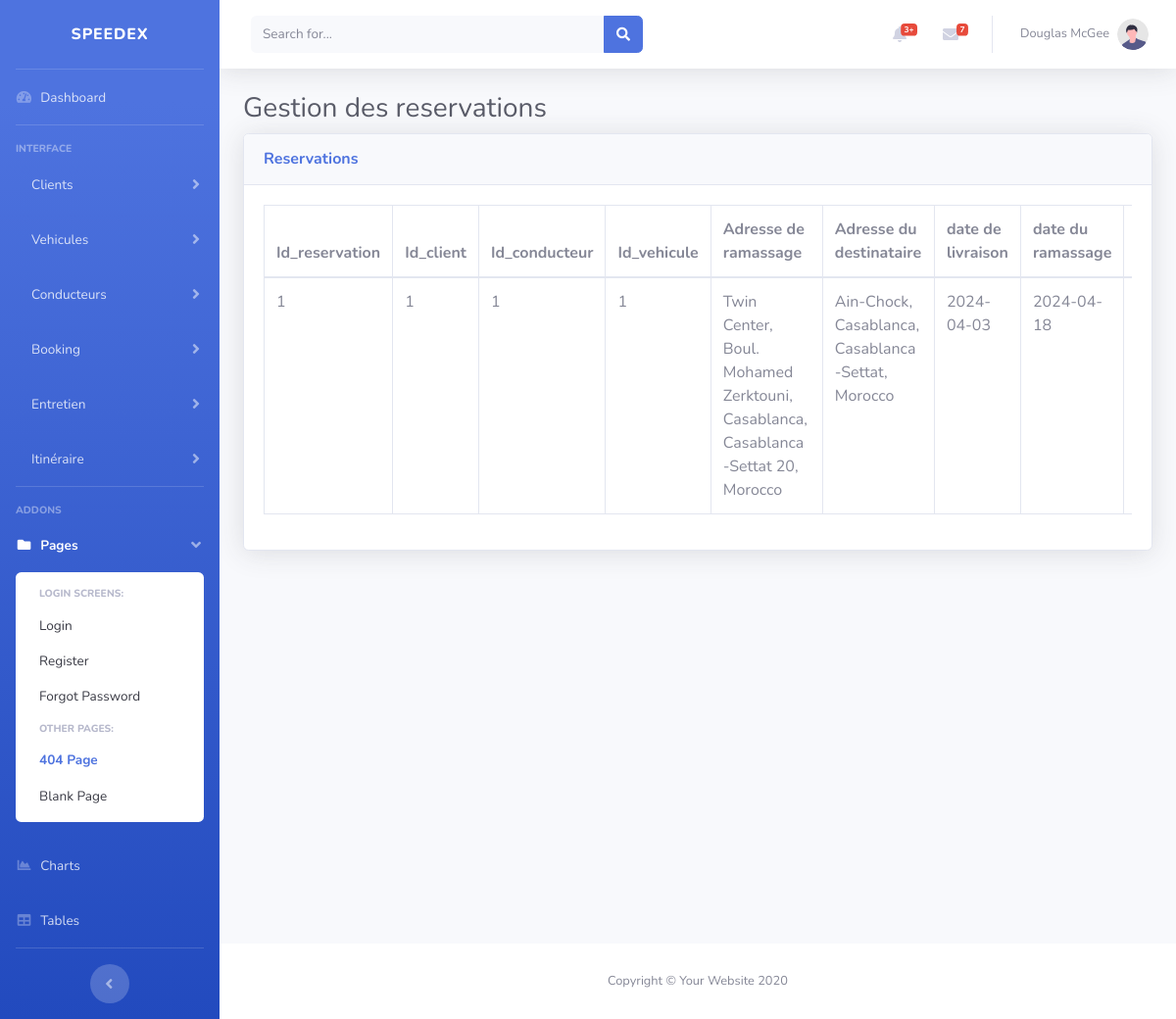
/listereservation.php, run on the app's committed database.
### tables this page shows
CREATE TABLE `booking` (
  `id_booking` int(11) NOT NULL,
  `id_client` int(11) NOT NULL,
  `id_conducteur` int(11) NOT NULL,
  `id_vehicule` int(11) NOT NULL,
  `adresse_ramassage` varchar(200) NOT NULL,
  `adresse_destinataire` varchar(200) NOT NULL,
  `date_ramassage` date NOT NULL,
  `date_livraison` date NOT NULL,
  `prix` float NOT NULL
);

### listereservation.php (the view, shortened to what this page needs)
<!DOCTYPE html>
<html lang="en">
<head>
    <link href="vendor/fontawesome-free/css/all.min.css" rel="stylesheet" type="text/css">
    <link href="css/sb-admin-2.min.css" rel="stylesheet">
</head>
<body id="page-top">
    <div id="wrapper">
        <ul class="navbar-nav bg-gradient-primary sidebar sidebar-dark accordion" id="accordionSidebar">
            <a class="sidebar-brand d-flex align-items-center justify-content-center" href="index.html">
                <div class="sidebar-brand-text mx-3">SpeedEx</div>
            </a>
            <hr class="sidebar-divider my-0">
            <li class="nav-item">
                <a class="nav-link" href="index.html">
                    <i class="fas fa-fw fa-tachometer-alt"></i>
                    <span>Dashboard</span>
                </a>
            </li>
            <hr class="sidebar-divider">
            <div class="sidebar-heading">
                Interface
            </div>
            <li class="nav-item">
                <a class="nav-link collapsed" href="#" data-toggle="collapse" data-target="#collapseTwo"
                    aria-expanded="true" aria-controls="collapseTwo">
                    <span class="ml-3">Clients</span>
                </a>
            </li>
            <li class="nav-item">
                <a class="nav-link collapsed" href="#" data-toggle="collapse" data-target="#collapseUtilities"
                    aria-expanded="true" aria-controls="collapseUtilities">
                    <span class="ml-3">Vehicules</span>
                </a>
            </li>
            <li class="nav-item">
                <a class="nav-link collapsed" href="#" data-toggle="collapse" data-target="#collapseConducteur"
                    aria-expanded="true" aria-controls="collapseUtilities">
                    <span class="ml-3">Conducteurs</span>
                </a>
            </li>
            <li class="nav-item">
                <a class="nav-link collapsed" href="#" data-toggle="collapse" data-target="#collapseBooking"
                    aria-expanded="true" aria-controls="collapseUtilities">
                    <span class="ml-3">Booking</span>
                </a>
            </li>
            <li class="nav-item">
                <a class="nav-link collapsed" href="#" data-toggle="collapse" data-target="#collapseEntretien"
                    aria-expanded="true" aria-controls="collapseEntretien">
                    <span class="ml-3">Entretien</span>
                </a>
            </li>
            <li class="nav-item">
                <a class="nav-link collapsed" href="#" data-toggle="collapse" data-target="#collapseItinairaire"
                    aria-expanded="true" aria-controls="collapseItinairaire">
                    <span class="ml-3">Itinéraire</span>
                </a>
            </li>
            <hr class="sidebar-divider">
            <div class="sidebar-heading">
                Addons
            </div>
            <li class="nav-item active">
                <a class="nav-link" href="#" data-toggle="collapse" data-target="#collapsePages" aria-expanded="true"
                    aria-controls="collapsePages">
                    <i class="fas fa-fw fa-folder"></i>
                    <span>Pages</span>
                </a>
                <div id="collapsePages" class="collapse show" aria-labelledby="headingPages"
                    data-parent="#accordionSidebar">
                    <div class="bg-white py-2 collapse-inner rounded">
                        <h6 class="collapse-header">Login Screens:</h6>
                        <a class="collapse-item" href="login.html">Login</a>
                        <a class="collapse-item" href="register.html">Register</a>
                        <a class="collapse-item" href="forgot-password.html">Forgot Password</a>
                        <h6 class="collapse-header">Other Pages:</h6>
                        <a class="collapse-item active" href="404.html">404 Page</a>
                        <a class="collapse-item" href="blank.html">Blank Page</a>
                    </div>
                </div>
            </li>
            <li class="nav-item">
                <a class="nav-link" href="charts.html">
                    <i class="fas fa-fw fa-chart-area"></i>
                    <span>Charts</span></a>
            </li>
            <li class="nav-item">
                <a class="nav-link" href="tables.html">
                    <i class="fas fa-fw fa-table"></i>
                    <span>Tables</span></a>
            </li>
            <hr class="sidebar-divider d-none d-md-block">
            <div class="text-center d-none d-md-inline">
                <button class="rounded-circle border-0" id="sidebarToggle"></button>
            </div>
        </ul>
        <div id="content-wrapper" class="d-flex flex-column">
            <div id="content">
                <nav class="navbar navbar-expand navbar-light bg-white topbar mb-4 static-top shadow">
                    <form
                        class="d-none d-sm-inline-block form-inline mr-auto ml-md-3 my-2 my-md-0 mw-100 navbar-search">
                        <div class="input-group">
                            <input type="text" class="form-control bg-light border-0 small" placeholder="Search for..."
                                aria-label="Search" aria-describedby="basic-addon2">
                            <div class="input-group-append">
                                <button class="btn btn-primary" type="button">
                                    <i class="fas fa-search fa-sm"></i>
                                </button>
                            </div>
                        </div>
                    </form>
                    <ul class="navbar-nav ml-auto">
                        <li class="nav-item dropdown no-arrow mx-1">
                            <a class="nav-link dropdown-toggle" href="#" id="alertsDropdown" role="button"
                                data-toggle="dropdown" aria-haspopup="true" aria-expanded="false">
                                <i class="fas fa-bell fa-fw"></i>
                                <span class="badge badge-danger badge-counter">3+</span>
                            </a>
                        </li>
                        <li class="nav-item dropdown no-arrow mx-1">
                            <a class="nav-link dropdown-toggle" href="#" id="messagesDropdown" role="button"
                                data-toggle="dropdown" aria-haspopup="true" aria-expanded="false">
                                <i class="fas fa-envelope fa-fw"></i>
                                <span class="badge badge-danger badge-counter">7</span>
                            </a>
                        </li>
                        <li class="nav-item dropdown no-arrow">
                            <a class="nav-link dropdown-toggle" href="#" id="userDropdown" role="button"
                                data-toggle="dropdown" aria-haspopup="true" aria-expanded="false">
                                <span class="mr-2 d-none d-lg-inline text-gray-600 small">Douglas McGee</span>
                                <img class="img-profile rounded-circle"
                                    src="img/undraw_profile.svg">
                            </a>
                        </li>
                    </ul>
                </nav>
                <div class="container-fluid">
                    <h1 class="h3 mb-2 text-gray-800">Gestion des reservations</h1>
                    <div class="card shadow mb-4">
                        <div class="card-header py-3">
                            <h6 class="m-0 font-weight-bold text-primary">Reservations</h6>
                        </div>
                        <div class="card-body">
                            <div class="table-responsive">
                                <table class="table table-bordered" id="dataTable" width="100%" cellspacing="0">
                                <thead>
    <tr>
        <th>Id_reservation</th>
        <th>Id_client</th>
        <th>Id_conducteur</th>
        <th>Id_vehicule</th>
        <th>Adresse de ramassage</th>
        <th>Adresse du destinataire</th>
        <th>date de livraison</th>
        <th>date du ramassage</th>
        <th>Prix</th>
    </tr>
</thead>
<tbody>
    <?php
    include('connect.php');
    $sql = "SELECT id_booking, id_client, id_conducteur, id_vehicule, adresse_ramassage, adresse_destinataire, date_ramassage, date_livraison, prix FROM booking";
    $result = $conn->query($sql);
    if ($result->num_rows > 0) {
        while($row = $result->fetch_assoc()) {
            echo "<tr>";
            echo "<td>" . $row['id_booking'] . "</td>";
            echo "<td>" . $row['id_client'] . "</td>";
            echo "<td>" . $row['id_conducteur'] . "</td>";
            echo "<td>" . $row['id_vehicule'] . "</td>";
            echo "<td>" . $row['adresse_ramassage'] . "</td>";
            echo "<td>" . $row['adresse_destinataire'] . "</td>";
            echo "<td>" . $row['date_ramassage'] . "</td>";
            echo "<td>" . $row['date_livraison'] . "</td>";
            echo "<td>" . $row['prix'] . "</td>";
            echo "</tr>";
        }
    } else {
        echo "<tr><td colspan='7'>Aucune reservation effectuée</td></tr>";
    }
    ?>
</tbody>
                                </table>
                            </div>
                        </div>
                    </div>
                </div>
            </div>
            <footer class="sticky-footer bg-white">
                <div class="container my-auto">
                    <div class="copyright text-center my-auto">
                        <span>Copyright &copy; Your Website 2020</span>
                    </div>
                </div>
            </footer>
        </div>
    </div>
</body>
</html>

### data on the page
booking: id_booking "1", id_client "1", id_conducteur "1", id_vehicule "1", adresse_ramassage "Twin Center, Boul. Mohamed Zerktouni, Casablanca, Casablanca-Settat 20, Morocco", adresse_destinataire "Ain-Chock, Casablanca, Casablanca-Settat, Morocco", date_ramassage "2024-04-03", date_livraison "2024-04-18"
